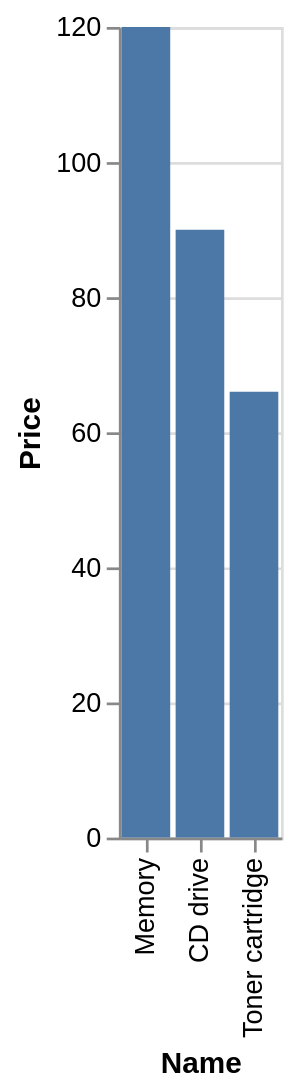

Vega-Lite specification for this chart:
### Vega-Lite specification from a JSON file in a GitHub repository (floating-point values rounded to 4 significant figures)
{"data": {"values": [{"x_data": "Memory", "y_data": 120}, {"x_data": "CD drive", "y_data": 90}, {"x_data": "Toner cartridge", "y_data": 66}]}, "mark": "bar", "encoding": {"x": {"field": "x_data", "type": "nominal", "title": "Name", "sort": {"op": "sum", "field": "y_data", "order": "descending"}}, "y": {"field": "y_data", "type": "quantitative", "title": "Price"}}}
